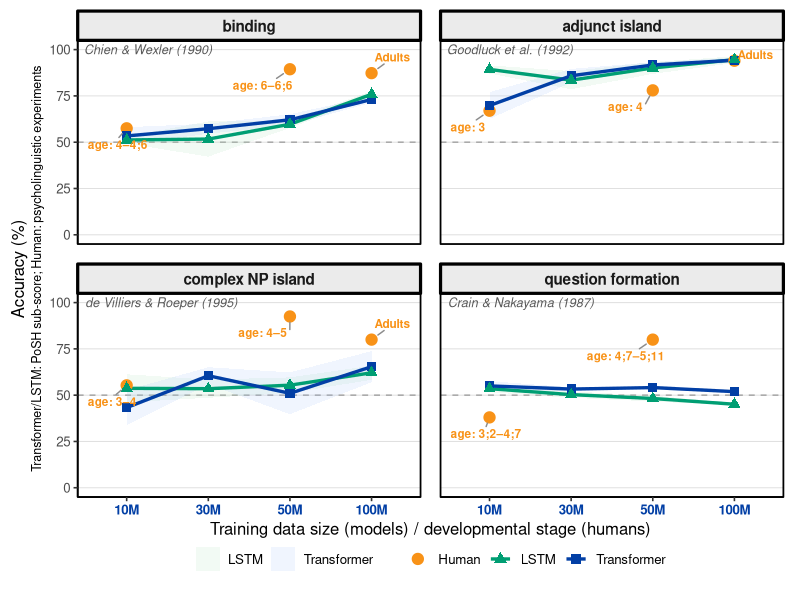
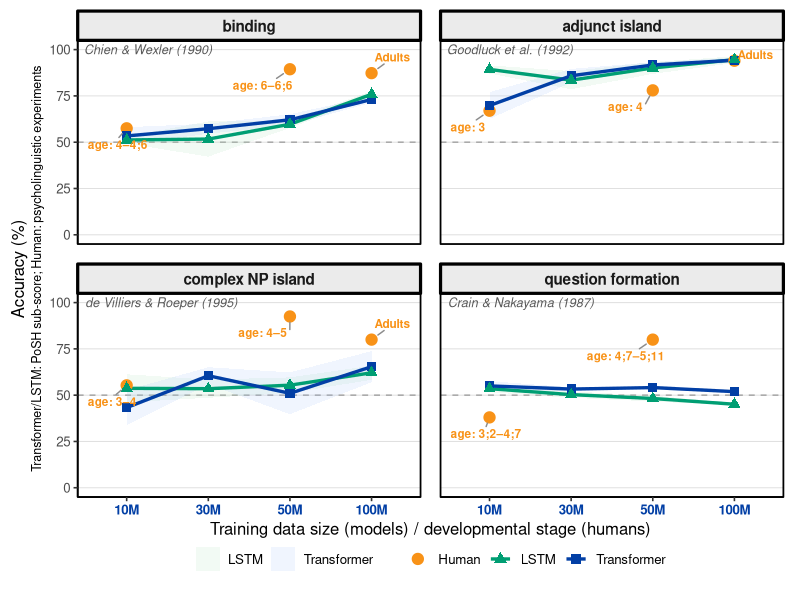

Write the R code that produced these figures, in order.
library(tidyverse)
library(ggtext)
library(ggrepel)

plot_df <- tribble(
  ~phenomenon,            ~stage, ~model,          ~accuracy, ~sd,
  
  # ---------------- Human ----------------
  "binding",              "10M",  "Human",         57.5, NA,
  "binding",              "50M",  "Human",         89.4, NA,
  "binding",              "100M", "Human",         87.3, NA,
  
  "adjunct island",       "10M",  "Human",         67.0, NA,
  "adjunct island",       "50M",  "Human",         78.0, NA,
  "adjunct island",       "100M", "Human",         94.0, NA,
  
  "complex NP island",    "10M",  "Human",         55.3, NA,
  "complex NP island",    "50M",  "Human",         92.5, NA,
  "complex NP island",    "100M", "Human",         80.0, NA,
  
  "question formation",   "10M",  "Human",         38.0, NA,
  "question formation",   "50M",  "Human",         80.0, NA,
  
  # ---------------- Transformer ----------------
  "binding",              "10M",  "Transformer",   53.4, 4.7,
  "binding",              "30M",  "Transformer",   57.3, 2.7,
  "binding",              "50M",  "Transformer",   62.1, 3.0,
  "binding",              "100M", "Transformer",   73.1, 1.7,
  
  "adjunct island",       "10M",  "Transformer",   69.8, 7.2,
  "adjunct island",       "30M",  "Transformer",   85.9, 3.7,
  "adjunct island",       "50M",  "Transformer",   91.7, 1.5,
  "adjunct island",       "100M", "Transformer",   94.3, 1.4,
  
  "complex NP island",    "10M",  "Transformer",   43.3, 9.4,
  "complex NP island",    "30M",  "Transformer",   60.5, 4.6,
  "complex NP island",    "50M",  "Transformer",   51.0, 11.3,
  "complex NP island",    "100M", "Transformer",   65.4, 8.4,
  
  "question formation",   "10M",  "Transformer",   55.0, 2.6,
  "question formation",   "30M",  "Transformer",   53.3, 0.9,
  "question formation",   "50M",  "Transformer",   54.1, 0.7,
  "question formation",   "100M", "Transformer",   51.9, 0.9,
  
  # ---------------- LSTM ----------------
  "binding",              "10M",  "LSTM",          51.2, 1.9,
  "binding",              "30M",  "LSTM",          51.7, 9.5,
  "binding",              "50M",  "LSTM",          59.7, 2.0,
  "binding",              "100M", "LSTM",          75.9, 1.7,
  
  "adjunct island",       "10M",  "LSTM",          89.3, 2.2,
  "adjunct island",       "30M",  "LSTM",          83.5, 4.9,
  "adjunct island",       "50M",  "LSTM",          90.1, 3.2,
  "adjunct island",       "100M", "LSTM",          94.6, 1.8,
  
  "complex NP island",    "10M",  "LSTM",          53.7, 7.6,
  "complex NP island",    "30M",  "LSTM",          53.5, 4.9,
  "complex NP island",    "50M",  "LSTM",          55.4, 4.2,
  "complex NP island",    "100M", "LSTM",          62.1, 3.8,
  
  "question formation",   "10M",  "LSTM",          53.5, 1.9,
  "question formation",   "30M",  "LSTM",          50.3, 1.7,
  "question formation",   "50M",  "LSTM",          48.2, 1.6,
  "question formation",   "100M", "LSTM",          45.1, 0.7
)



COLORS <- c(
  Human       = "#F89217",
  Transformer = "#023FA5",
  LSTM        = "#009E73"
)

FILLS <- c(
  Transformer = "#9BBEF8",
  LSTM        = "#A8DDB5"
)

SHAPES <- c(
  Human       = 16,
  Transformer = 15,
  LSTM        = 17
)


ann_labels <- tribble(
  ~phenomenon,          ~ref_label,                    ~age10,
  ~age50,                ~age100,
  
  "binding",
  "Chien & Wexler (1990)",
  "age: 4–4;6",
  "age: 6–6;6",
  "Adults",
  
  "adjunct island",
  "Goodluck et al. (1992)",
  "age: 3",
  "age: 4",
  "Adults",
  
  "complex NP island",
  "de Villiers & Roeper (1995)",
  "age: 3–4",
  "age: 4–5",
  "Adults",
  
  "question formation",
  "Crain & Nakayama (1987)",
  "age: 3;2–4;7",
  "age: 4;7–5;11",
  NA
)

plot_df <- left_join(
  plot_df,
  ann_labels,
  by = "phenomenon"
)



plot_df$stage <- factor(
  plot_df$stage,
  levels = c("10M", "30M", "50M", "100M")
)

plot_df$phenomenon <- factor(
  plot_df$phenomenon,
  levels = c(
    "binding",
    "adjunct island",
    "complex NP island",
    "question formation"
  )
)



age_df <- plot_df |>
  filter(model == "Human") |>
  mutate(
    age = case_when(
      stage == "10M"  ~ age10,
      stage == "50M"  ~ age50,
      stage == "100M" ~ age100,
      TRUE ~ NA_character_
    )
  ) |>
  filter(!is.na(age))



paper_df <- distinct(
  plot_df,
  phenomenon,
  ref_label
)


p <- ggplot(
  plot_df,
  aes(
    stage,
    accuracy,
    colour = model,
    group = model
  )
) +
  

geom_hline(
  yintercept = 50,
  colour = "grey65",
  linetype = "dashed",
  linewidth = 0.5
) +

geom_ribbon(
  data = filter(plot_df, model != "Human"),
  aes(
    x = stage,
    ymin = accuracy - sd,
    ymax = accuracy + sd,
    fill = model,
    group = model
  ),
  inherit.aes = FALSE,
  alpha = 0.15,
  linewidth = 0,
  colour = NA
) +


geom_line(
  data = filter(plot_df, model != "Human"),
  aes(
    stage,
    accuracy,
    colour = model,
    group = model
  ),
  linewidth = 1.15
) +
  

geom_point(
  data = filter(plot_df, model == "Human"),
  size = 3.5
) +
  

geom_point(
  aes(shape = model),
  size = 2.8
) +
  

geom_text(
  data = paper_df,
  aes(
    x = -Inf,
    y = Inf,
    label = ref_label
  ),
  inherit.aes = FALSE,
  hjust = -0.05,
  vjust = 1.4,
  fontface = "italic",
  colour = "grey35",
  size = 3.2
) +
geom_text_repel(
  data = age_df,
  aes(
    x = stage,
    y = accuracy,
    label = age
  ),
  inherit.aes = FALSE,
  
  colour = "#F89217",
  fontface = "bold",
  size = 3.0,
  
  direction = "both",
  min.segment.length = 0,
  segment.colour = "grey55",
  segment.linewidth = 0.5,
  box.padding = 0.5,
  point.padding = 0.8,
  force = 2,
  force_pull = 0.5,
  
  max.overlaps = Inf,
  seed = 123
) +
facet_wrap(
  ~phenomenon,
  ncol = 2
) +
coord_cartesian(
  ylim = c(0, 100),
  clip = "off"
) +
scale_colour_manual(
  values = COLORS
) +
  
  scale_fill_manual(
    values = FILLS
  ) +
  
  scale_shape_manual(
    values = SHAPES
  ) +
  
  scale_x_discrete(
    labels = c(
      "10M"  = "10M",
      "30M"  = "30M",
      "50M"  = "50M",
      "100M" = "100M"
    )
  ) +
  
labs(
  x = "Training data size (models) / developmental stage (humans)",
  
  y = paste0(
    "Accuracy (%)<br>",
    "<span style='font-size:9pt;'>",
    "Transformer/LSTM: PoSH sub-score; ",
    "Human: psycholinguistic experiments",
    "</span>"
  ),
  
  colour = NULL,
  fill = NULL,
  shape = NULL
) +
theme_classic(
  base_size = 12
) +
  
  theme(
    plot.margin = margin(
      8, 12, 15, 8
    ),
    
    axis.title.y = element_markdown(),
    
    panel.grid.major.y =
      element_line(
        colour = "grey88",
        linewidth = 0.35
      ),
    
    panel.border =
      element_rect(
        colour = "black",
        fill = NA,
        linewidth = 0.6
      ),
    
    strip.background =
      element_rect(
        fill = "grey92",
        colour = "black"
      ),
    
    strip.text =
      element_text(
        face = "bold",
        size = 11
      ),
    
    axis.text.x =
      element_text(
        face = "bold",
        colour = "#023FA5"
      ),
    
    legend.position = "bottom",
    
    legend.box.spacing = unit(
      0,
      "pt"
    ),
    
    panel.spacing = unit(
      1,
      "lines"
    )
  )


print(p)


ggsave(
  "human-model-compare.pdf",
  p,
  width = 6.83,
  height = 5.03
)
